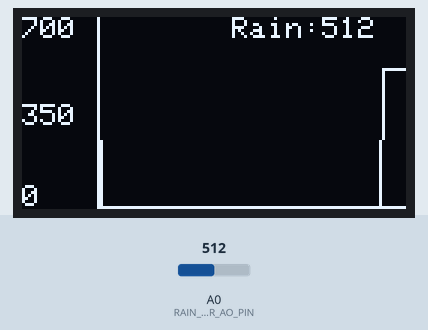
Simulated run of this sketch. Board: Arduino Uno, built with avr-gcc and run on an emulated ATmega328P. On the bench: 128×64 one-colour display. Inputs (shaded band) come from the test bench; at power-on: A0 (RAIN_SENSOR_AO_PIN) = 512.

Above: at 2.27 s.
2.3 s: A0 (RAIN_SENSOR_AO_PIN) set to 710
At 2.4 s:
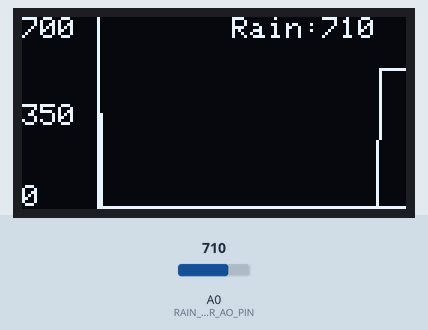
3.8 s: A0 (RAIN_SENSOR_AO_PIN) set to 716
At 3.93 s:
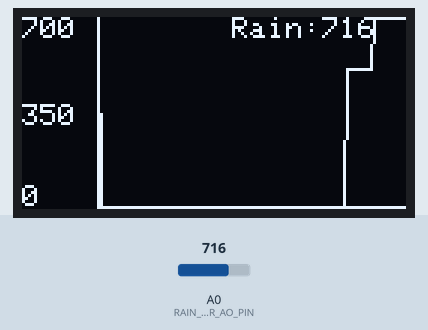
5.3 s: A0 (RAIN_SENSOR_AO_PIN) set to 690
At 5.46 s:
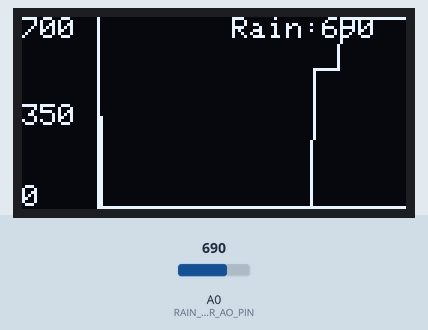

The sketch:

raindrop_analog_oled_graph.ino
```cpp
/*
raindrop module analog output for graph

1. Rain Sensor Module	Arduino	Notes
VCC	5V	Power supply
GND	GND	Ground
DO (digital out)	D2 (example)	HIGH when dry, LOW when wet
AO (analog out)	A0 (optional)	Returns analog moisture level
2. OLED wire connecction
Wiring: I2C OLED
OLED Pin	Arduino Uno / Mega
VCC	5V
GND	GND
SDA	A4 (Uno) / 20 (Mega)
SCL	A5 (Uno) / 21 (Mega)
*/

#include <Wire.h>
#include <Adafruit_GFX.h>
#include <Adafruit_SSD1306.h>

#define RAIN_SENSOR_AO_PIN A0
#define SCREEN_WIDTH 128
#define SCREEN_HEIGHT 64

Adafruit_SSD1306 display(SCREEN_WIDTH, SCREEN_HEIGHT, &Wire, -1);

// Graph data buffer
uint8_t graphBuffer[SCREEN_WIDTH] = {0};
uint8_t graphIndex = 0;

// Max analog range to scale (0–700)
const int MAX_ANALOG = 700;

void setup() {
  Serial.begin(9600);

  if (!display.begin(SSD1306_SWITCHCAPVCC, 0x3C)) {
    Serial.println(F("OLED not found"));
    while (true);
  }

  display.clearDisplay();
  display.setTextColor(SSD1306_WHITE);
  display.setTextSize(1);
  display.setCursor(0, 0);
  display.println("Rain Graph Init");
  display.display();
  delay(1000);
}

void loop() {
  int rainValue = analogRead(RAIN_SENSOR_AO_PIN); // 0 (wet) to 1023 (dry)
  int clampedValue = constrain(rainValue, 0, MAX_ANALOG);

  // Map to OLED height (0 = bottom, MAX_ANALOG = top)
  uint8_t y = map(clampedValue, 0, MAX_ANALOG, 0, SCREEN_HEIGHT - 1);
  graphBuffer[graphIndex] = y;

  display.clearDisplay();

  // Draw Y-axis labels (optional)
  display.setCursor(0, 0);
  display.print(MAX_ANALOG); // Top
  display.setCursor(0, SCREEN_HEIGHT / 2 - 3);
  display.print(MAX_ANALOG / 2); // Middle
  display.setCursor(0, SCREEN_HEIGHT - 8);
  display.print("0"); // Bottom

  // Y-axis line
  display.drawLine(25, 0, 25, SCREEN_HEIGHT, SSD1306_WHITE);

  // X-axis line
  display.drawLine(25, SCREEN_HEIGHT - 1, SCREEN_WIDTH, SCREEN_HEIGHT - 1, SSD1306_WHITE);

  // Draw graph line
  for (uint8_t i = 1; i < SCREEN_WIDTH - 25; i++) {
    int x1 = i + 25 - 1;
    int y1 = SCREEN_HEIGHT - 1 - graphBuffer[(graphIndex + i - 1) % (SCREEN_WIDTH - 25)];
    int x2 = i + 25;
    int y2 = SCREEN_HEIGHT - 1 - graphBuffer[(graphIndex + i) % (SCREEN_WIDTH - 25)];
    display.drawLine(x1, y1, x2, y2, SSD1306_WHITE);
  }

  // Show current value
  display.setCursor(70, 0);
  display.print("Rain:");
  display.print(rainValue);

  display.display();

  graphIndex = (graphIndex + 1) % (SCREEN_WIDTH - 25);
  delay(100);
}
```
